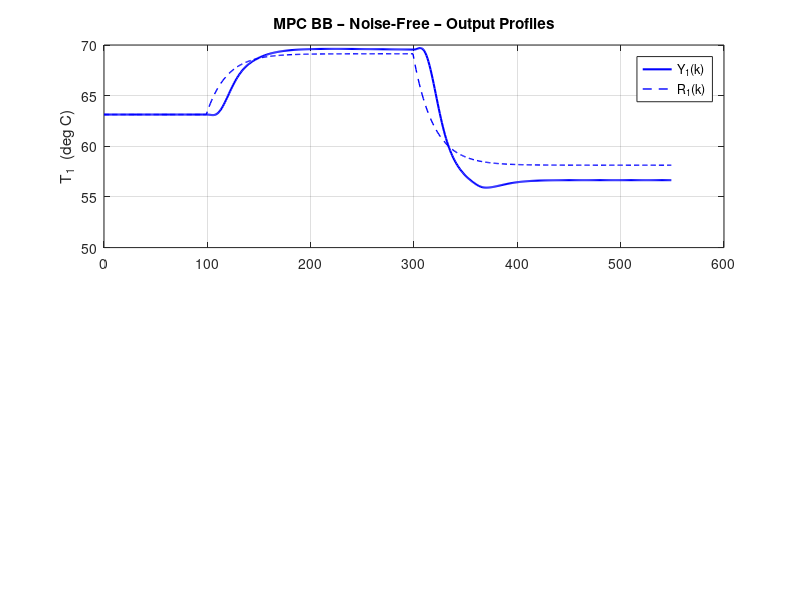

Source code (MATLAB): (Note: this script raises an error after producing the figure.)
clear all
close all
clc

global TCL

%% ── 0.  Load models ──────────────────────────────────────────────────────
load TCL_MechModel_Parameters.mat   % TCL struct (Ys, Us, R, Xs, Samp_T, C_mat, gama, phy)
load TCL_BlackBox_OE_SS.mat         % idmod struct

% Black-box model matrices (perturbation form, discrete time)
A  = idmod.phy;
B  = idmod.gama;
C  = idmod.C_mat;
D  = idmod.D_mat;
Ts = idmod.samp_T;   % 4 s

[n_op, n_st] = size(C);
[~,    n_ip] = size(B);

% Operating point from mechanistic model identification
Ys = TCL.Ys(:);   % 2x1 deg C
Us = TCL.Us(:);   % 2x1 %

fprintf('=== TCL Black-Box MPC ===\n');
fprintf('  State dim n_st = %d,  Inputs n_ip = %d,  Outputs n_op = %d\n', n_st, n_ip, n_op);
fprintf('  Operating point:  T1_ss = %.2f degC   T2_ss = %.2f degC\n', Ys(1), Ys(2));
fprintf('  Operating point:  H1_ss = %.2f %%      H2_ss = %.2f %%\n\n', Us(1), Us(2));

%% ── 1.  MPC Tuning Parameters ────────────────────────────────────────────
Np    = 15;                           % prediction horizon (samples)
Nc    = 5;                            % control horizon   (samples)

Wx    = diag([15,  15 ]);             % output tracking weight   (n_op x n_op)
Wu    = diag([0.1, 0.1]);             % absolute input weight    (n_ip x n_ip)
Wdelu = diag([1.0, 1.0]);             % input-move weight        (n_ip x n_ip)

fprintf('=== MPC Tuning ===\n');
fprintf('  Np = %d,  Nc = %d,  Ts = %g s\n', Np, Nc, Ts);
fprintf('  Wx    = diag([%.1f %.1f])\n', Wx(1,1), Wx(2,2));
fprintf('  Wu    = diag([%.2f %.2f])\n', Wu(1,1), Wu(2,2));
fprintf('  Wdelu = diag([%.1f %.1f])\n\n', Wdelu(1,1), Wdelu(2,2));

%% ── 2.  Kalman Filter Design ─────────────────────────────────────────────
Q_kf = 1e-3 * eye(n_st);
R_kf = TCL.R;                        % measurement noise covariance from PRBS

% Steady-state Kalman gain via DARE
[~, ~, L_kf] = dare(A', C', Q_kf, R_kf);
L_kf = L_kf';                        % n_st x n_op  observer gain

fprintf('Kalman gain L_kf computed (DARE).\n\n');

%% ── 3.  Steady-State Target Computation ────────────────────────────────
M_ss  = [(eye(n_st) - A), -B ; C, zeros(n_op, n_ip)];
rhs0  = zeros(n_st + n_op, 1);      % template; rhs(n_st+1:end) = delta_r

% Pre-invert (use pinv for robustness with black-box models)
M_ss_inv = pinv(M_ss);

fprintf('Steady-state target gain M_ss_inv pre-computed.\n\n');

%% ── 4.  Pre-compute MPC Gain Matrices ──────────────────────────────────

A_aug = [A, B; zeros(n_ip, n_st), eye(n_ip)];
B_aug = [B; eye(n_ip)];
C_aug = [C, zeros(n_op, n_ip)];

n_aug = n_st + n_ip;

% Build Psi (Np*n_op x n_aug) and Theta (Np*n_op x Nc*n_ip)
Psi   = zeros(Np*n_op, n_aug);
Theta = zeros(Np*n_op, Nc*n_ip);

A_aug_pow = eye(n_aug);
for i = 1:Np
    A_aug_pow       = A_aug_pow * A_aug;
    rows_i          = (i-1)*n_op + 1 : i*n_op;
    Psi(rows_i, :)  = C_aug * A_aug_pow;

    % Theta columns: column block j covers control move j
    for j = 1:min(i, Nc)
        rows_ij         = rows_i;
        cols_j          = (j-1)*n_ip + 1 : j*n_ip;
        A_aug_ij        = eye(n_aug);
        for ii = 1:i-j
            A_aug_ij = A_aug_ij * A_aug;
        end
        Theta(rows_ij, cols_j) = C_aug * A_aug_ij * B_aug;
    end
end

% Block-diagonal weight matrices over horizon
Wx_bar    = kron(eye(Np), Wx);
Wu_bar    = kron(eye(Nc), Wu);
Wdelu_bar = kron(eye(Nc), Wdelu);

H_qp  = Theta' * Wx_bar * Theta + Wdelu_bar;
K_mpc = (H_qp \ (Theta' * Wx_bar));         % Nc*n_ip x Np*n_op
K_mpc = K_mpc(1:n_ip, :);                   % keep only FIRST move block

fprintf('MPC gain matrices computed  (Np=%d, Nc=%d).\n\n', Np, Nc);

%% ── 5.  Experiment Timing (identical to PI servo files) ─────────────────
N        = 550;
k_warmup = 30;
k_settle = 100;
k_step1  = 101;
k_step2  = 301;

delta_r_step1 = [ +6; -4 ];
delta_r_step2 = [ -5; +7 ];

kT    = (0:N-1)';
t_sec = kT * Ts;

u_H = [100; 100] - Us;    % upper perturbation bound
u_L = [  0;   0] - Us;    % lower perturbation bound

fprintf('=== Experiment Timing ===\n');
fprintf('  N = %d samples,  Total = %.1f min\n', N, N*Ts/60);
fprintf('  Warm-up k=1..%d,  Settle k=%d..%d\n', k_warmup, k_warmup+1, k_settle);
fprintf('  Step1   k=%d..%d,  Step2 k=%d..%d\n\n', k_step1, k_step2-1, k_step2, N);

%  Plant_Sim = 0  →  nonlinear ODE via ode45  (DEFAULT — consistent with
%                     TCL_PI_ServoDesign_Simulation.m Plant_Sim=0)
%  Plant_Sim = 1  →  linear black-box SS model
Plant_Sim = 1;

if Plant_Sim == 0
    fprintf('Plant model: NONLINEAR ODE (ode45)  [default]\n\n');
else
    fprintf('Plant model: LINEAR black-box SS\n\n');
end

%% ── 6.  Filter Parameters (SAME as PI servo files) ──────────────────────
beta_r = 0.95;   phy_r = beta_r * eye(n_op);
alfa_e = 0.95;   phy_e = alfa_e * eye(n_op);

%% ── 7.  Run simulation for Noise_ON = 0 and 1 ───────────────────────────
for Noise_ON = 0:1

    if Noise_ON
        fprintf('\n====  Noisy Simulation  ====\n\n');
        rng(42);
        vk = mvnrnd(zeros(n_op,1), TCL.R, N)';
        fig_offset = 4;
        run_label  = 'Noisy';
    else
        fprintf('\n====  Noise-Free Simulation  ====\n\n');
        vk = zeros(n_op, N);
        fig_offset = 0;
        run_label  = 'Noise-Free';
    end

    % ── Allocate ─────────────────────────────────────────────────────────
    xk_hat = zeros(n_st, N);     % Kalman state estimate
    uk     = zeros(n_ip, N);     % input perturbation
    yk     = zeros(n_op, N);     % output perturbation (measured)
    rk_f   = zeros(n_op, N);     % filtered setpoint perturbation
    ek_f   = zeros(n_op, N);     % filtered error
    xs_k   = zeros(n_st, N);     % SS target state
    us_k   = zeros(n_ip, N);     % SS target input
    xk_true= zeros(n_st, N);     % true plant state perturbation (linear sim)

    u_prev = zeros(n_ip, 1);

    % ── Main loop ─────────────────────────────────────────────────────────
    for k = 1:N

        % ---- Setpoint schedule ------------------------------------------
        if k < k_step1
            rk = zeros(n_op, 1);
        elseif k < k_step2
            rk = delta_r_step1;
        else
            rk = delta_r_step2;
        end

        % ---- Setpoint filter --------------------------------------------
        if k == 1
            rk_f(:,k) = (eye(n_op) - phy_r) * rk;
        else
            rk_f(:,k) = phy_r * rk_f(:,k-1) + (eye(n_op) - phy_r) * rk;
        end

        % ---- Error and innovation filter --------------------------------
        raw_ek    = rk_f(:,k) - yk(:,k);
        if k == 1
            ek_f(:,k) = (eye(n_op) - phy_e) * raw_ek;
        else
            ek_f(:,k) = phy_e * ek_f(:,k-1) + (eye(n_op) - phy_e) * raw_ek;
        end

        % ---- Steady-state targets ---------------------------------------
        rhs      = [zeros(n_st,1); rk_f(:,k)];
        xus      = M_ss_inv * rhs;
        xs_k(:,k)= xus(1:n_st);
        us_k(:,k)= xus(n_st+1:end);

        % ---- Warm-up: heaters OFF ---------------------------------------
        if k <= k_warmup
            uk(:,k)  = zeros(n_ip,1);
            u_prev   = zeros(n_ip,1);
            xk_hat(:,k) = zeros(n_st,1);
        else
            % ---- Build augmented state ---------------------------------
            x_aug = [xk_hat(:,k); u_prev];

            % ---- Reference trajectory over horizon ---------------------
            R_vec = repmat(rk_f(:,k), Np, 1);   % constant reference hold

            % ---- Compute optimal first move ----------------------------
            du_opt = K_mpc * (R_vec - Psi * x_aug);

            % ---- New input perturbation --------------------------------
            u_new = u_prev + du_opt;

            % ---- Anti-windup clamp -------------------------------------
            u_new = min(max(u_new, u_L), u_H);

            uk(:,k) = u_new;
            u_prev  = u_new;
        end

        % ---- Plant update (linear black-box model) ---------------------
        if k < N
            if Plant_Sim == 0
                % Nonlinear ODE (consistent with PI servo simulation)
                TCL.Uk = TCL.Us + uk(:,k);
                [~, Xt] = ode45('TCL_Dynamics', [0 Ts], TCL.Xs + xk_true(:,k));
                xk_true(:,k+1) = Xt(end,:)' - TCL.Xs;
            else
                % Linear black-box SS model
                xk_true(:,k+1) = A * xk_true(:,k) + B * uk(:,k);
            end
            yk(:,k+1) = C * xk_true(:,k+1) + vk(:,k+1);

            % ---- Kalman update -----------------------------------------
            y_pred        = C * xk_hat(:,k);
            inno          = yk(:,k) - y_pred;
            xk_hat(:,k+1) = A * xk_hat(:,k) + B * uk(:,k) + L_kf * inno;
        end

    end % k loop

    % ── Absolute arrays ───────────────────────────────────────────────────
    Yk   = yk   + repmat(Ys, 1, N);
    Uk   = uk   + repmat(Us, 1, N);
    Rk_f = rk_f + repmat(Ys, 1, N);
    Xs_k = xs_k + repmat(TCL.Xs, 1, N);
    Us_k = us_k + repmat(Us, 1, N);

    % ── Steady-state heater check ─────────────────────────────────────────
    Uk_ss1 = mean(Uk(:, k_step2-20 : k_step2-1), 2);
    Uk_ss2 = mean(Uk(:, N-19 : N),               2);
    fprintf('Simulated SS heater values:\n');
    fprintf('  Step1: H1=%.1f%%  H2=%.1f%%\n', Uk_ss1(1), Uk_ss1(2));
    fprintf('  Step2: H1=%.1f%%  H2=%.1f%%\n', Uk_ss2(1), Uk_ss2(2));

    % ── FIGURE A – Output profiles ────────────────────────────────────────
    figure(fig_offset+1)
    clf
    subplot(211)
    plot(kT, Yk(1,:), 'b-', 'LineWidth',1.5), hold on
    plot(kT, Rk_f(1,:), 'b--', 'LineWidth',1.0)
    grid on
    ylabel('T_1  (deg C)')
    title(['MPC BB – ' run_label ' – Output Profiles'])
    legend('Y_1(k)', 'R_1(k)', 'Location','Best')
    xline(k_step1-1, 'k:', 'Step 1', 'LabelVerticalAlignment','bottom')
    xline(k_step2-1, 'k:', 'Step 2', 'LabelVerticalAlignment','bottom')

    subplot(212)
    plot(kT, Yk(2,:), 'r-', 'LineWidth',1.5), hold on
    plot(kT, Rk_f(2,:), 'r--', 'LineWidth',1.0)
    grid on
    xlabel('Sample k')
    ylabel('T_2  (deg C)')
    legend('Y_2(k)', 'R_2(k)', 'Location','Best')
    xline(k_step1-1, 'k:')
    xline(k_step2-1, 'k:')

    % ── FIGURE B – Input profiles ─────────────────────────────────────────
    figure(fig_offset+2)
    clf
    subplot(211)
    stairs(kT, Uk(1,:)', 'b-', 'LineWidth',1.5), hold on
    yline(5,  'k--', 'LineWidth',0.8)
    yline(80, 'k--', 'LineWidth',0.8)
    grid on
    ylabel('U_1(k)  (% heater)')
    title(['MPC BB – ' run_label ' – Heater Inputs'])
    legend('U_1(k)', 'Safety bounds', 'Location','Best')
    xline(k_step1-1, 'k:')
    xline(k_step2-1, 'k:')

    subplot(212)
    stairs(kT, Uk(2,:)', 'r-', 'LineWidth',1.5), hold on
    yline(5,  'k--', 'LineWidth',0.8)
    yline(80, 'k--', 'LineWidth',0.8)
    grid on
    xlabel('Sample k')
    ylabel('U_2(k)  (% heater)')
    legend('U_2(k)', 'Safety bounds', 'Location','Best')
    xline(k_step1-1, 'k:')
    xline(k_step2-1, 'k:')

    % ── FIGURE C – Filtered error ─────────────────────────────────────────
    figure(fig_offset+3)
    clf
    subplot(211)
    stairs(kT, ek_f(1,:)', 'b-', 'LineWidth',1.5), hold on
    yline(0, 'k--', 'LineWidth',0.8), grid on
    ylabel('e_{f,1}(k)  (deg C)')
    title(['MPC BB – ' run_label ' – Filtered Error e_f(k)'])
    xline(k_step1-1, 'k:')
    xline(k_step2-1, 'k:')

    subplot(212)
    stairs(kT, ek_f(2,:)', 'r-', 'LineWidth',1.5), hold on
    yline(0, 'k--', 'LineWidth',0.8), grid on
    xlabel('Sample k')
    ylabel('e_{f,2}(k)  (deg C)')
    xline(k_step1-1, 'k:')
    xline(k_step2-1, 'k:')

    % ── FIGURE D – SS targets xs(k) and us(k) ────────────────────────────
    figure(fig_offset+4)
    clf
    subplot(211)
    plot(kT, Xs_k(1,:), 'b-', 'LineWidth',1.5), hold on
    if n_st > 1
        plot(kT, Xs_k(2,:), 'r-', 'LineWidth',1.5)
    end
    grid on
    ylabel('x_s(k)  (deg C)')
    title(['MPC BB – ' run_label ' – SS Target States x_s(k)'])
    legend_str = arrayfun(@(i) sprintf('x_{s,%d}(k)',i), 1:n_st, 'UniformOutput',false);
    legend(legend_str{:}, 'Location','Best')
    xline(k_step1-1, 'k:')
    xline(k_step2-1, 'k:')

    subplot(212)
    stairs(kT, Us_k(1,:)', 'b-', 'LineWidth',1.5), hold on
    stairs(kT, Us_k(2,:)', 'r-', 'LineWidth',1.5)
    grid on
    xlabel('Sample k')
    ylabel('u_s(k)  (% heater)')
    title(['MPC BB – ' run_label ' – SS Target Inputs u_s(k)'])
    legend('u_{s,1}(k)', 'u_{s,2}(k)', 'Location','Best')
    xline(k_step1-1, 'k:')
    xline(k_step2-1, 'k:')

    % ── Save per-run results ──────────────────────────────────────────────
    if Noise_ON == 0
        save TCL_MPC_BB_SimResults_NoiseFree  kT t_sec Yk Uk Rk_f ek_f Xs_k Us_k
        fprintf('Saved: TCL_MPC_BB_SimResults_NoiseFree.mat\n');
    else
        save TCL_MPC_BB_SimResults_Noisy      kT t_sec Yk Uk Rk_f ek_f Xs_k Us_k
        fprintf('Saved: TCL_MPC_BB_SimResults_Noisy.mat\n');
    end

end  % Noise_ON loop

fprintf('\nAll simulations complete.\n');
